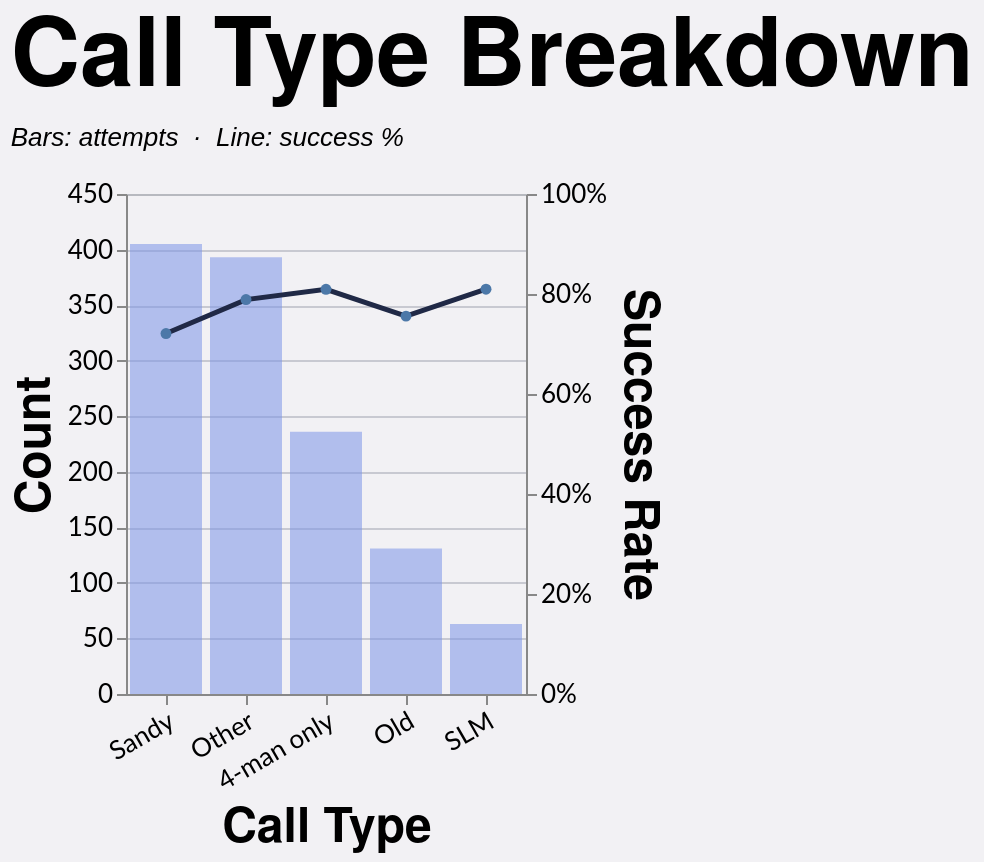

Here is the Vega-Lite specification saved for this chart:
### Vega-Lite specification from a JSON file in a GitHub repository (floating-point values rounded to 4 significant figures; data arrays with more than 128 entries replaced by an {"elided": "..."} marker saying what was removed)
{"config": {"axis": {"labelFont": "Lato, sans-serif", "titleFont": "PT Sans Narrow, Helvetica Neue, Helvetica, Arial, sans-serif", "labelFontSize": 13, "titleFontSize": 24, "gridColor": "#202947", "gridOpacity": 0.2}, "header": {"labelFont": "PT Sans Narrow, Helvetica Neue, Helvetica, Arial, sans-serif", "titleFont": "PT Sans Narrow, Helvetica Neue, Helvetica, Arial, sans-serif", "labelFontSize": 24, "titleFontSize": 28, "labelFontWeight": "bold", "orient": "left"}, "legend": {"labelFont": "Lato, sans-serif", "titleFont": "PT Sans Narrow, Helvetica Neue, Helvetica, Arial, sans-serif", "labelFontSize": 14, "titleFontSize": 16, "titlePadding": 5, "fillColor": "white", "strokeColor": "black", "padding": 10, "titleFontWeight": "lighter", "titleFontStyle": "italic", "titleColor": "gray", "offset": 10}, "title": {"font": "PT Sans Narrow, Helvetica Neue, Helvetica, Arial, sans-serif", "fontSize": 48, "fontWeight": "bold", "anchor": "start", "align": "center", "titlePadding": 20, "subtitlePadding": 10, "subtitleFontSize": 13, "subtitleColor": "", "subtitleFontStyle": "italic", "offset": 15, "color": "black"}, "axisX": {"labelAngle": 0}, "facet": {"title": null, "header": null, "align": {"row": "each", "column": "each"}}, "resolve": {"scale": {"y": "independent", "facet": "independent"}}, "background": "#f2f1f4"}, "layer": [{"mark": {"type": "bar", "color": "#7d96e8", "opacity": 0.55}, "encoding": {"tooltip": [{"field": "call_type", "title": "Call Type", "type": "nominal"}, {"field": "won", "format": ",.0f", "title": "Won", "type": "quantitative"}, {"field": "attempts", "format": ",.0f", "title": "Attempts", "type": "quantitative"}, {"field": "success_rate", "format": ".1%", "title": "Success Rate", "type": "quantitative"}], "x": {"axis": {"labelAngle": -30}, "field": "call_type", "sort": "-y", "title": "Call Type", "type": "nominal"}, "y": {"axis": {"format": ",.0f", "orient": "left"}, "field": "attempts", "title": "Count", "type": "quantitative"}}, "transform": [{"filter": "(loSquad == 'All' || datum.squad == loSquad) && (loGameType == 'All' || (loGameType == 'League + Cup' && (datum.game_type == 'League' || datum.game_type == 'Cup')) || (loGameType == 'League only' && datum.game_type == 'League') || datum.game_type == loGameType) && (loOpposition == 'All' || datum.opposition == loOpposition) && (loThrower == 'All' || datum.thrower == loThrower) && (loJumper == 'All' || datum.jumper == loJumper) && (loArea == 'All' || datum.area == loArea) && (loNumbers == 'All' || datum.numbers == loNumbers) && (loCallType == 'All' || datum.call_type == loCallType)"}, {"filter": "(loSeason == 'All' || datum.season == loSeason)"}, {"aggregate": [{"op": "count", "as": "attempts"}, {"op": "sum", "field": "won", "as": "won"}], "groupby": ["call_type"]}, {"calculate": "datum.won / datum.attempts", "as": "success_rate"}]}, {"mark": {"type": "line", "color": "#202946", "point": true, "strokeWidth": 2.5}, "encoding": {"tooltip": [{"field": "call_type", "title": "Call Type", "type": "nominal"}, {"field": "won", "format": ",.0f", "title": "Won", "type": "quantitative"}, {"field": "attempts", "format": ",.0f", "title": "Attempts", "type": "quantitative"}, {"field": "success_rate", "format": ".1%", "title": "Success Rate", "type": "quantitative"}], "x": {"axis": {"labelAngle": -30}, "field": "call_type", "sort": "-y", "title": "Call Type", "type": "nominal"}, "y": {"axis": {"format": "%", "orient": "right"}, "field": "success_rate", "scale": {"domain": [0, 1]}, "title": "Success Rate", "type": "quantitative"}}, "transform": [{"filter": "(loSquad == 'All' || datum.squad == loSquad) && (loGameType == 'All' || (loGameType == 'League + Cup' && (datum.game_type == 'League' || datum.game_type == 'Cup')) || (loGameType == 'League only' && datum.game_type == 'League') || datum.game_type == loGameType) && (loOpposition == 'All' || datum.opposition == loOpposition) && (loThrower == 'All' || datum.thrower == loThrower) && (loJumper == 'All' || datum.jumper == loJumper) && (loArea == 'All' || datum.area == loArea) && (loNumbers == 'All' || datum.numbers == loNumbers) && (loCallType == 'All' || datum.call_type == loCallType)"}, {"filter": "(loSeason == 'All' || datum.season == loSeason)"}, {"aggregate": [{"op": "count", "as": "attempts"}, {"op": "sum", "field": "won", "as": "won"}], "groupby": ["call_type"]}, {"calculate": "datum.won / datum.attempts", "as": "success_rate"}]}], "data": {"name": "data-73f91a64a43d4e9fe8f6d842372acc63"}, "height": 250, "params": [{"name": "loSquad", "value": "All"}, {"name": "loSeason", "value": "All"}, {"name": "loGameType", "value": "All"}, {"name": "loOpposition", "value": "All"}, {"name": "loThrower", "value": "All"}, {"name": "loJumper", "value": "All"}, {"name": "loArea", "value": "All"}, {"name": "loNumbers", "value": "All"}, {"name": "loCallType", "value": "All"}], "resolve": {"scale": {"y": "independent"}}, "title": {"text": "Call Type Breakdown", "subtitle": "Bars: attempts  ·  Line: success %"}, "width": {"step": 40}, "$schema": "https://vega.github.io/schema/vega-lite/v5.20.1.json", "datasets": {"data-73f91a64a43d4e9fe8f6d842372acc63": {"elided": "1228 records"}}}
